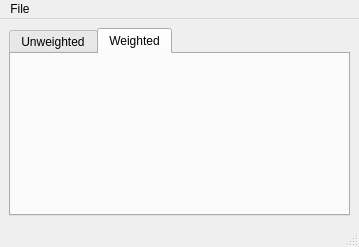
<?xml version="1.0" encoding="UTF-8"?>
<ui version="4.0">
 <class>msRobinsonFoulds</class>
 <widget class="QMainWindow" name="msRobinsonFoulds">
  <property name="geometry">
   <rect>
    <x>0</x>
    <y>0</y>
    <width>359</width>
    <height>247</height>
   </rect>
  </property>
  <property name="windowTitle">
   <string>MS Robinson Foulds</string>
  </property>
  <property name="autoFillBackground">
   <bool>true</bool>
  </property>
  <widget class="QWidget" name="centralwidget">
   <layout class="QHBoxLayout" name="horizontalLayout">
    <item>
     <widget class="QTabWidget" name="tabWidget">
      <property name="currentIndex">
       <number>1</number>
      </property>
      <widget class="QWidget" name="unweightedTab">
       <attribute name="title">
        <string>Unweighted</string>
       </attribute>
       <layout class="QHBoxLayout" name="horizontalLayout_3">
        <item>
         <widget class="QLabel" name="msRobinsonFouldsUnweightedImage">
          <property name="text">
           <string/>
          </property>
         </widget>
        </item>
       </layout>
      </widget>
      <widget class="QWidget" name="weightedTab">
       <attribute name="title">
        <string>Weighted</string>
       </attribute>
       <layout class="QHBoxLayout" name="horizontalLayout_2">
        <item>
         <widget class="QLabel" name="msRobinsonFouldsWeightedImage">
          <property name="text">
           <string/>
          </property>
         </widget>
        </item>
       </layout>
      </widget>
     </widget>
    </item>
   </layout>
  </widget>
  <widget class="QMenuBar" name="menubar">
   <property name="geometry">
    <rect>
     <x>0</x>
     <y>0</y>
     <width>359</width>
     <height>22</height>
    </rect>
   </property>
   <widget class="QMenu" name="menuFile">
    <property name="title">
     <string>File</string>
    </property>
    <widget class="QMenu" name="menuExport">
     <property name="title">
      <string>Export...</string>
     </property>
     <widget class="QMenu" name="menuUnweighted">
      <property name="title">
       <string>Unweighted</string>
      </property>
      <addaction name="actionUnweightedPNG"/>
      <addaction name="actionUnweightedPDF"/>
     </widget>
     <widget class="QMenu" name="menuWeighted">
      <property name="title">
       <string>Weighted</string>
      </property>
      <addaction name="actionWeightedPNG"/>
      <addaction name="actionWeightedPDF"/>
     </widget>
     <addaction name="menuUnweighted"/>
     <addaction name="menuWeighted"/>
    </widget>
    <addaction name="menuExport"/>
   </widget>
   <addaction name="menuFile"/>
  </widget>
  <widget class="QStatusBar" name="statusbar"/>
  <action name="actionPNG">
   <property name="text">
    <string>PNG</string>
   </property>
  </action>
  <action name="actionPDF">
   <property name="text">
    <string>PDF</string>
   </property>
  </action>
  <action name="actionUnweightedPNG">
   <property name="text">
    <string>PNG</string>
   </property>
  </action>
  <action name="actionWeightedPNG">
   <property name="text">
    <string>PNG</string>
   </property>
  </action>
  <action name="actionWeightedPDF">
   <property name="text">
    <string>PDF</string>
   </property>
  </action>
  <action name="actionUnweightedPDF">
   <property name="text">
    <string>PDF</string>
   </property>
  </action>
 </widget>
 <resources/>
 <connections/>
</ui>
